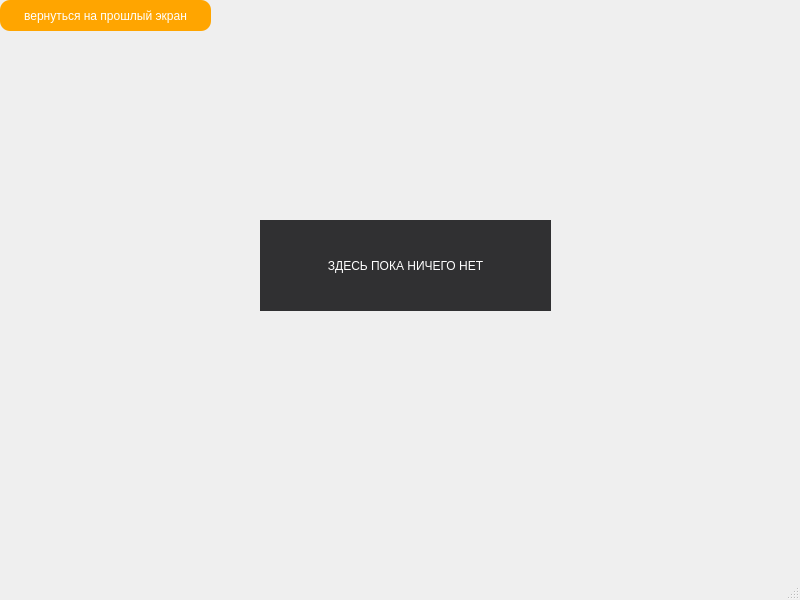
<?xml version="1.0" encoding="UTF-8"?>
<ui version="4.0">
 <class>MainWindowblackjack</class>
 <widget class="QMainWindow" name="MainWindowblackjack">
  <property name="geometry">
   <rect>
    <x>0</x>
    <y>0</y>
    <width>800</width>
    <height>600</height>
   </rect>
  </property>
  <property name="windowTitle">
   <string>MainWindow</string>
  </property>
  <property name="styleSheet">
   <string notr="true">QMainWindow
{
 
	background-image: url(:/resource/resource/blackjack.jpg);
}</string>
  </property>
  <widget class="QWidget" name="centralwidget">
   <widget class="QPushButton" name="pushButton">
    <property name="geometry">
     <rect>
      <x>0</x>
      <y>0</y>
      <width>211</width>
      <height>31</height>
     </rect>
    </property>
    <property name="styleSheet">
     <string notr="true">QPushButton
{
border:none;
color:white;
background-color:orange;
font: 600 10.5pt &quot;Liberation Serif&quot;;
position: absolute;
border-radius: 10px;
}
QPushButton:Hover
{
    background-color:rgb(255,145,0);
	border-radius: 10px;
}
QPushButton:pressed
{
	background-color:rgb(0,12,0);
	color:rgb(0,255,0);
	border-radius: 10px;
	
}</string>
    </property>
    <property name="text">
     <string>вернуться на прошлый экран</string>
    </property>
   </widget>
   <widget class="QPushButton" name="pushButton_2">
    <property name="geometry">
     <rect>
      <x>260</x>
      <y>220</y>
      <width>291</width>
      <height>91</height>
     </rect>
    </property>
    <property name="styleSheet">
     <string notr="true">QPushButton
{
border:none;
color:white;
background-color:rgb(48, 48, 50);
font: 600 8t &quot;Liberation Serif&quot;;
position: absolute;
}
QPushButton:Hover
{
    background-color:rgb(255,145,0);
	border-radius:50px;
}
QPushButton:pressed
{
	background-color:rgb(0,12,0);
	color:rgb(0,255,0);
}</string>
    </property>
    <property name="text">
     <string>ЗДЕСЬ ПОКА НИЧЕГО НЕТ</string>
    </property>
   </widget>
  </widget>
  <widget class="QMenuBar" name="menubar">
   <property name="geometry">
    <rect>
     <x>0</x>
     <y>0</y>
     <width>800</width>
     <height>21</height>
    </rect>
   </property>
  </widget>
  <widget class="QStatusBar" name="statusbar"/>
 </widget>
 <resources/>
 <connections/>
</ui>
